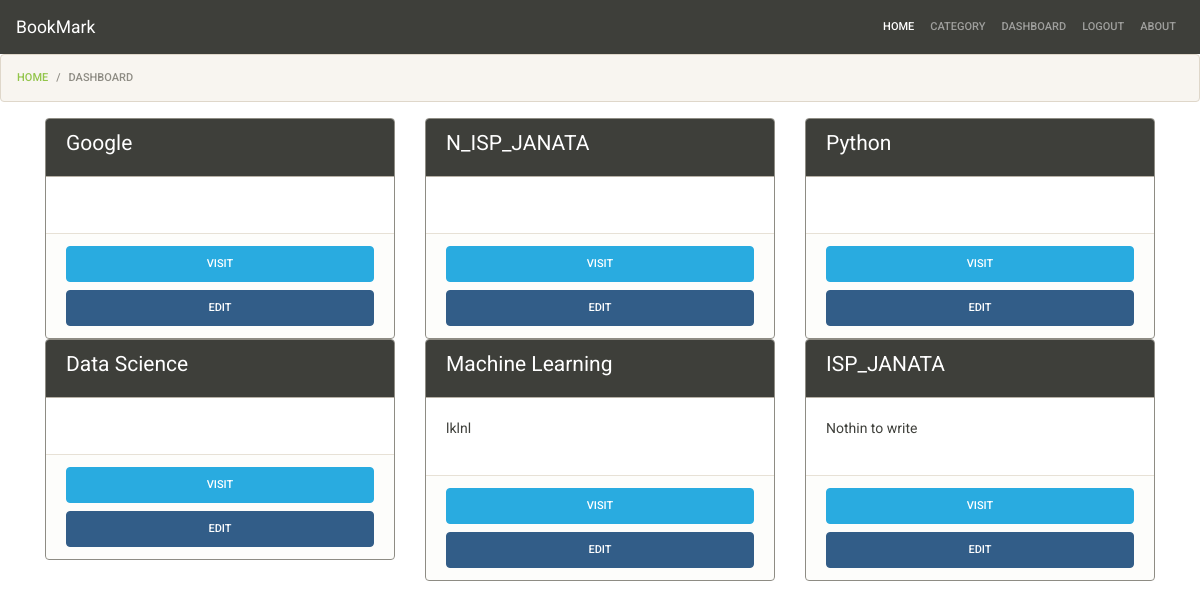
The page /dashboard/ (signed in) on the database its author committed.
### bookmarks/models.py (models this page shows, shortened)
class Bookmark(models.Model):
    category    = models.ForeignKey(Category,related_name='bookmarks', on_delete=models.CASCADE)
    title       = models.CharField(max_length=300)
    description = models.TextField(blank=True,null=True)
    url         = models.CharField(max_length=300)
    added_by    = models.ForeignKey(User,related_name='bookmarks',on_delete=models.CASCADE)
    created_at  = models.DateTimeField(auto_now_add=True)

### dashboard/views.py (the view)
# urls.py: path('',dashboardView,name='dashboard-page'),
@login_required
def dashboardView(request):
    template_name = 'dashboard/dashboard.html'
    bookmarks = Bookmark.objects.filter(added_by = request.user)
    context = {
        'bookmarks':bookmarks,
    }
    return render(request,template_name,context)

### dashboard/templates/dashboard/dashboard.html
{% extends 'base.html' %}
{%block content %}
<ol class="breadcrumb">
    <li class="breadcrumb-item"><a href="{% url 'bookmark-page' %}">Home</a></li>
    <li class="breadcrumb-item active">Dashboard</li>
  </ol>
<div class="container mt-1">
    <div class="row">
        {% for bookmark in bookmarks %}
        <div class="col-md-4">
            <div class="card border border-secondary">
                <div class="card-header bg-primary text-white">
                    <h4>{{bookmark.title}}</h4>
                </div>
                <div class="card-body">
                    <p>{{bookmark.description}}</p>
                </div>
                <div class="card-footer">
                    <a href="{{bookmark.url}}" target="_blank" class="btn btn-info btn-block">Visit</a>
                    <a href="#" class="btn btn-primary btn-block">Edit</a>
                </div>
            </div>
        </div>
        {% endfor %}
    </div>
</div>
{% endblock %}

### rows shown on the page
Bookmark: title "Google"
Bookmark: title "N_ISP_JANATA"
Bookmark: title "Python"
Bookmark: title "Data Science"
Bookmark: title "Machine Learning", description "lklnl"
Bookmark: title "ISP_JANATA", description "Nothin to write"
